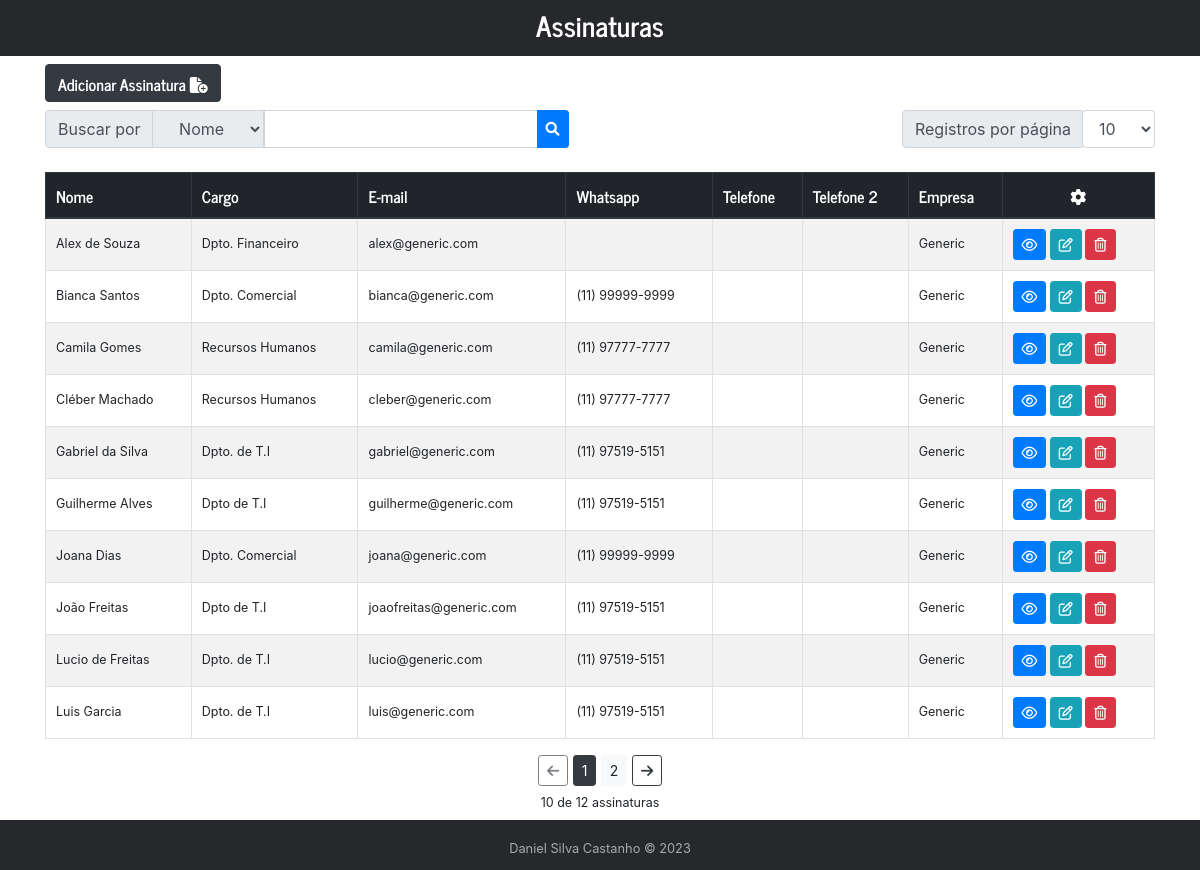
The page / on the database its author committed.
### tables this page shows
CREATE TABLE IF NOT EXISTS `tb_assinaturas` (
  `id` int(10) unsigned NOT NULL AUTO_INCREMENT,
  `email` varchar(50) DEFAULT NULL,
  `nome` varchar(50) NOT NULL,
  `cargo` varchar(50) NOT NULL,
  `whatsapp` varchar(50) DEFAULT NULL,
  `telefone` varchar(50) DEFAULT NULL,
  `telefone2` varchar(50) DEFAULT NULL,
  `empresa` varchar(50) DEFAULT NULL,
  PRIMARY KEY (`id`)
);

### classes/Pagination.class.php (called while the page is built, shortened)
<?php
class Pagination {
    private $limit;
    private $results;
    private $pages;
    private $currentpage;
    public function __construct($results, $currentpage = 1, $limit = 10){
        $this->results = $results;
        $this->limit = $limit;
        $this->currentpage = (is_numeric($currentpage) && $currentpage > 0) ? $currentpage : 1;
    }
    private function calculate(){
        $this->pages = $this->results > 0 ? ceil($this->results / $this->limit) : 1;
        $this->currentpage = $this->currentpage <= $this->pages ? $this->currentpage : $this->pages;
    }
    public function getOffset(){
        $offset = ($this->limit * ($this->currentpage - 1));
        return $offset;
    }
    public function getPages(){
        $paginas = array();
        for($i = 1; $i <= $this->pages; $i++){
            $paginas[] = array(
                'pagina' => $i,
                'atual' => $i == $this->currentpage
            );
        }
        return $paginas;
    }
}

### classes/Database.class.php (called while the page is built, shortened)
<?php
    class Database
    {
        private $host = '127.0.0.1';
        private $user = 'root';
        private $password = '';
        public $base = 'test';
        private $debug = true;
        public $query;
        private $current;
        public function __construct($debug = false)
        {
            $this->debug = $debug;
        }
        private function connection()
        {
            $this->instance = null;
            try
            {
                $config = array(
                    PDO::ATTR_PERSISTENT => false
                );
                $conn = new PDO("mysql:host={$this->host};dbname={$this->base}", $this->user, $this->password, $config);
                $conn->setAttribute(PDO::ATTR_ERRMODE, PDO::ERRMODE_EXCEPTION);
                $this->instance = $conn;
            }
            catch(Exception $e)
            {
                if ($this->debug)
                {
                    echo $e->getMessage() . "\n Query: {$this->query}";
                }
                $this->instance = false;
            }
            return $this->instance;
        }
        private function execute()
        {
            $this->database = $this->connection();
            $this->current = $this
                ->database
                ->prepare($this->query);
            $this
                ->current
                ->execute();
        }
        public function select()
        {
            try
            {
                $this->execute();
                $rows = $this
                    ->current
                    ->fetchAll(PDO::FETCH_CLASS);
                return $rows;
            }
            catch(Exception $e)
            {
                if ($this->debug)
                {
                    echo $e->getMessage() . "\n Query: {$this->query}";
                }
                return false;
            }
        }
        public function disconnect()
        {
            $this->query = null;
            $this->current = null;
        }
    }
?>

### views/listar_assinatura.php (the view, shortened to what this page needs)
    <div class="add-assinatura mb-1">
        <?php $token = $_GET['token'] ?>
        <a href="?token=<?php echo $token ?>&view=form_assinatura" class="btn btn-dark mt-2 mb-1">Adicionar Assinatura
        <i class="fa-solid fa-file-circle-plus"></i></a>
    </div>
<form method="get">
    <div class="input-group d-flex justify-content-between">
        <div class="col-xs-6">
            <div class="input-group d-inline-flex align-items">
                <div class="input-group-prepend">
                    <span class="input-group-text">Buscar por</span>
                </div>
                <div class="input-group-append">
                    <select class="input-group-text" name="sl_filtro">
                        <option value="nome"
                            <?php echo (isset($_GET['sl_filtro']) && $_GET['sl_filtro'] == 'nome') ? 'selected' : ''; ?>>
                            Nome</option>
                    </select>
                </div>
                <input type="text" class="form-control" name="busca" id="busca" value="<?php echo $busca ?>">
                <div class="input-group-append">
                    <button type="submit" class="btn btn-primary btn-sm"><i class="fa-solid fa-magnifying-glass"></i></button>
                </div>
            </div>
        </div>
        <div class="d-inline-flex">
            <div class="input-group-prepend">
                <span class="input-group-text">Registros por página </span>
            </div>
            <div class="input-group-append">
                <form name="registros" method="get">
                    <select class="form-control" name="registros" onchange="this.form.submit()">
                        <option value="10"
                            <?php echo (isset($_GET['registros']) && $_GET['registros'] == '10') ? 'selected' : ''; ?>>10
                        </option>
                    </select>
            </div>
        </div>
    </div>
</form>
<?php
        $db->query = "SELECT * FROM tb_assinaturas $where ORDER BY nome ASC";
        $db->content = NULL;
        $rows = ($db->select());
        $count = 0;
        $registros = 0;
        foreach($rows as $select) {
            $count++;
        }
        $limit = isset($_GET['registros']) ? $_GET['registros'] : 10;
        $paginacao = new Pagination($count, $_GET['pagina'] ?? 1, $limit);
        $offset = $paginacao->getOffset();
        $page = '';
        $paginas = $paginacao->getPages();
        @$pagina_atual = $_GET['pagina'];
        foreach ($paginas as $key=>$pagina){
            $gets = http_build_query($_GET);
            $class = $pagina['atual'] ? 'btn-dark' : 'btn-light';
            $page .= '<a href="index.php?'.$gets.'&pagina='.$pagina['pagina'].'">
                        <button type="button" class="btn btn-sm '.$class.'" style="text-decoration: none;">'.$pagina['pagina'].'</button>
                        </a>';
        }
    ?>
<?php if ($count == 0): ?>
<div class="container">
    <div class="alert alert-danger mt-2 mb-2" role="alert" align="center">
        Nenhuma assinatura encontrada
    </div>
</div>
<div class="back" align="center">
    <small><a href="index.php?token=<?php echo $token ?>" class="btn btn-primary btn-sm"><i class="fa-solid fa-arrow-left"></i> Voltar</a></small>
</div>
<?php else: ?>
<br>
<table class="table table-bordered table-hover table-striped table-sm">
    <thead class="thead-dark">
        <tr>
            <th>Nome</th>
            <th>Cargo</th>
            <th>E-mail</th>
            <th>Whatsapp</th>
            <th>Telefone</th>
            <th>Telefone 2</th>
            <th>Empresa</th>
            <th class="text-center"><i class="fa-solid fa-gear"></i></th>
        </tr>
    </thead>
    <tbody>
        <?php
            $db->query = "SELECT * FROM tb_assinaturas $where ORDER BY nome ASC LIMIT $limit OFFSET $offset";
            $db->content = NULL;
            $rows = ($db->select());
            foreach($rows as $select) :
                $id         = ($select->id);
                $nome       = ($select->nome);
                $email      = ($select->email);
                $cargo      = ($select->cargo);
                $whatsapp   = ($select->whatsapp);
                $telefone   = ($select->telefone);
                $telefone2  = ($select->telefone2);
                $empresa    = ($select->empresa);
                $registros++;
        ?>
        <tr>
            <td><?php echo $nome ?></td>
            <td><?php echo $cargo ?></td>
            <td><?php echo $email ?></td>
            <td><?php echo $whatsapp ?></td>
            <td><?php echo $telefone ?></td>
            <td><?php echo $telefone2 ?></td>
            <td><?php echo $empresa ?></td>
            <td>
                <a href="?token=<?php echo $token ?>&view=mostrar_assinatura&id=<?php echo $id?>" class="btn btn-primary btn-sm"
                    data-toggle="tooltip" data-placement="top" title="Ver Assinatura"><i class="fa-regular fa-eye"></i>
                </a>
                <a href="?token=<?php echo $token ?>&view=form_assinatura&id=<?php echo $id?>" class="btn btn-info btn-sm"
                    data-toggle="tooltip" data-placement="top" title="Editar Assinatura"><i class="fa-regular fa-pen-to-square"></i>
                </a>
                <a href="?token=<?php echo $token ?>&view=excluir_assinatura&id=<?php echo $id?>" class="btn btn-danger btn-sm"
                    data-toggle="tooltip" data-placement="top" title="Excluir Assinatura"
                    onclick="return confirm('Tem certeza que deseja excluir?');"><i class="fa-regular fa-trash-can"></i>
                </a>
            </td>
        </tr>
        <?php endforeach; ?>
    </tbody>
</table>
<?php endif; ?>
<?php
    $gets = http_build_query($_GET);
    $numero_de_paginas = count($paginas);
?>
<div class="paginacao mt-2 mb-2" align="center">
    <div class="page-arrows">
        <?php if (($numero_de_paginas == 0) == false): ?>
            <?php if ($pagina_atual > 1): ?>
            <a href="index.php?<?php echo $gets; ?>&pagina=<?php echo $pagina_atual-1 ?>"
                class="btn btn-outline-dark btn-sm"><i class="fa-solid fa-arrow-left"></i></a>
            <?php else: ?>
            <a href="index.php?<?php echo $gets; ?>&pagina=<?php echo $pagina_atual-1 ?>"
                class="btn btn-outline-dark btn-sm disabled"><i class="fa-solid fa-arrow-left"></i></a>
            <?php endif; ?>
            <?php echo $page ?>
            <?php if ($pagina_atual < $numero_de_paginas && $pagina_atual == 0): ?>
            <a href="index.php?<?php echo $gets; ?>&pagina=<?php echo $pagina_atual+2 ?>"
                class="btn btn-outline-dark btn-sm"><i class="fa-solid fa-arrow-right"></i></a>
            <?php endif; ?>
        <?php endif; ?>
    </div>
</div>
<div>
    <?php $registros = $offset + $registros ?>
    <div class="showing mb-2" align="center">
        <?php echo "$registros de $count assinaturas" ?>
    </div>
</div>

### templates/header.php (shortened to what this page needs)
<!doctype html>
<html lang="en">
<head>
    <link rel="stylesheet" type="text/css" href="assets/css/bootstrap.min.css">
    <link rel="stylesheet" type="text/css" href="assets/css/style.css">
    <link rel="stylesheet" href="assets/font-awesome/css/all.min.css">
    <link rel="stylesheet" href="assets/fonts/news-cycle-regular.ttf">
</head>
<body>
    <div class="header-title" align="center">
        <h3>Assinaturas</h3>
    </div>
    <div class="container">

### index.php (shortened to what this page needs)
<?php
    include_once('./classes/Database.class.php');
    include_once('./classes/Pagination.class.php');
    $db = new Database();
    include_once('templates/header.php');
		$busca = filter_input(INPUT_GET, 'busca', FILTER_UNSAFE_RAW);
		$condicoes = [
			isset($busca) ? 'WHERE '.$_GET['sl_filtro'].' LIKE "%'.$busca.'%"' : null
		];
		$where = implode(' AND ', $condicoes);
		switch (@$_GET['view']) {
			default:
				include_once("views/listar_assinatura.php");
			break;
		}
		include_once('templates/footer.php');
	?>

### templates/footer.php
</div>
    <footer id="footer" class="footer text-center">
        <div class="container">
            <small class="copyright">Daniel Silva Castanho © <?php echo date('Y') ?></small>
        </div>
    </footer>

### assets/css/style.css (style rules this page uses)
a:link { text-decoration: none; }
.add-assinatura { font-family: 'News-Cycle'; }
.table th { white-space: nowrap; font-family: 'News-Cycle'; font-weight: bold; vertical-align: middle; padding: 10px; }
.table td { white-space: nowrap; font-size: 12.5px; vertical-align: middle; padding: 10px; }
h3 { text-align: center; font-family: 'News-Cycle'; }
.header-title { background: #26282c; color: rgb(255, 255, 255); padding: 7px 0; font-family: 'News-Cycle'; }
body { height: 100%; }
.footer { height: 50px; }
.footer { background: #26282c; color: rgba(255, 255, 255, 0.6); padding: 15px 0; position: relative; }
.showing { font-size: 12.5px; }

### rows shown on the page
tb_assinaturas: nome "Alex de Souza", cargo "Dpto. Financeiro", email "alex@generic.com", empresa "Generic"
tb_assinaturas: nome "Bianca Santos", cargo "Dpto. Comercial", email "bianca@generic.com", whatsapp "(11) 99999-9999", empresa "Generic"
tb_assinaturas: nome "Camila Gomes", cargo "Recursos Humanos", email "camila@generic.com", whatsapp "(11) 97777-7777", empresa "Generic"
tb_assinaturas: nome "Cléber Machado", cargo "Recursos Humanos", email "cleber@generic.com", whatsapp "(11) 97777-7777", empresa "Generic"
tb_assinaturas: nome "Gabriel da Silva", cargo "Dpto. de T.I", email "gabriel@generic.com", whatsapp "(11) 97519-5151", empresa "Generic"
tb_assinaturas: nome "Guilherme Alves", cargo "Dpto de T.I", email "guilherme@generic.com", whatsapp "(11) 97519-5151", empresa "Generic"
tb_assinaturas: nome "Joana Dias", cargo "Dpto. Comercial", email "joana@generic.com", whatsapp "(11) 99999-9999", empresa "Generic"
tb_assinaturas: nome "João Freitas", cargo "Dpto de T.I", email "joaofreitas@generic.com", whatsapp "(11) 97519-5151", empresa "Generic"
tb_assinaturas: nome "Lucio de Freitas", cargo "Dpto. de T.I", email "lucio@generic.com", whatsapp "(11) 97519-5151", empresa "Generic"
tb_assinaturas: nome "Luis Garcia", cargo "Dpto. de T.I", email "luis@generic.com", whatsapp "(11) 97519-5151", empresa "Generic"

### other values the page prints
$pagina['pagina'] "1"
$pagina['pagina'] "2"
$registros "10"
$count "12"
